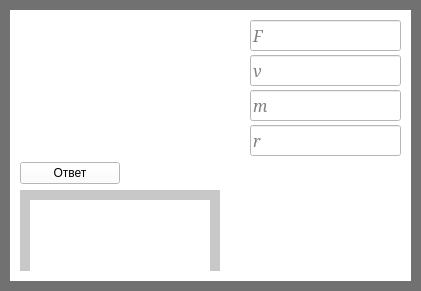
     <widget class="QWidget" name="widget_3" native="true">
      <property name="geometry">
       <rect>
        <x>40</x>
        <y>0</y>
        <width>421</width>
        <height>291</height>
       </rect>
      </property>
      <property name="styleSheet">
       <string notr="true">background-color: rgb(0, 0, 0);
background-color: rgb(113, 113, 113);</string>
      </property>
      <widget class="QWidget" name="widget_4" native="true">
       <property name="geometry">
        <rect>
         <x>10</x>
         <y>10</y>
         <width>401</width>
         <height>271</height>
        </rect>
       </property>
       <property name="styleSheet">
        <string notr="true">background-color: rgb(255, 255, 255);</string>
       </property>
       <widget class="QWidget" name="verticalLayoutWidget_19">
        <property name="geometry">
         <rect>
          <x>10</x>
          <y>0</y>
          <width>381</width>
          <height>261</height>
         </rect>
        </property>
        <layout class="QVBoxLayout" name="verticalLayout_19">
         <property name="topMargin">
          <number>10</number>
         </property>
         <item>
          <layout class="QHBoxLayout" name="horizontalLayout_9">
           <property name="spacing">
            <number>50</number>
           </property>
           <item>
            <widget class="QLabel" name="label_17">
             <property name="minimumSize">
              <size>
               <width>180</width>
               <height>0</height>
              </size>
             </property>
             <property name="styleSheet">
              <string notr="true">background-color: rgb(255, 255, 255);</string>
             </property>
             <property name="text">
              <string/>
             </property>
             <property name="pixmap">
              <pixmap>D:/Downloads/2018-12-06_22-05-38.jpg</pixmap>
             </property>
            </widget>
           </item>
           <item>
            <layout class="QVBoxLayout" name="verticalLayout_20">
             <property name="spacing">
              <number>4</number>
             </property>
             <item>
              <widget class="QLineEdit" name="lineEdit_31">
               <property name="minimumSize">
                <size>
                 <width>0</width>
                 <height>15</height>
                </size>
               </property>
               <property name="font">
                <font>
                 <family>Constantia</family>
                 <pointsize>12</pointsize>
                 <italic>true</italic>
                </font>
               </property>
               <property name="text">
                <string/>
               </property>
               <property name="placeholderText">
                <string>F</string>
               </property>
              </widget>
             </item>
             <item>
              <widget class="QLineEdit" name="lineEdit_32">
               <property name="minimumSize">
                <size>
                 <width>0</width>
                 <height>15</height>
                </size>
               </property>
               <property name="font">
                <font>
                 <family>Constantia</family>
                 <pointsize>12</pointsize>
                 <italic>true</italic>
                </font>
               </property>
               <property name="placeholderText">
                <string>v</string>
               </property>
              </widget>
             </item>
             <item>
              <widget class="QLineEdit" name="lineEdit_33">
               <property name="minimumSize">
                <size>
                 <width>0</width>
                 <height>15</height>
                </size>
               </property>
               <property name="font">
                <font>
                 <family>Constantia</family>
                 <pointsize>12</pointsize>
                 <italic>true</italic>
                </font>
               </property>
               <property name="placeholderText">
                <string>m</string>
               </property>
              </widget>
             </item>
             <item>
              <widget class="QLineEdit" name="lineEdit_34">
               <property name="minimumSize">
                <size>
                 <width>0</width>
                 <height>15</height>
                </size>
               </property>
               <property name="font">
                <font>
                 <family>Constantia</family>
                 <pointsize>12</pointsize>
                 <italic>true</italic>
                </font>
               </property>
               <property name="placeholderText">
                <string>r</string>
               </property>
              </widget>
             </item>
            </layout>
           </item>
          </layout>
         </item>
         <item>
          <widget class="QPushButton" name="pushButton_12">
           <property name="minimumSize">
            <size>
             <width>100</width>
             <height>0</height>
            </size>
           </property>
           <property name="maximumSize">
            <size>
             <width>100</width>
             <height>16777215</height>
            </size>
           </property>
           <property name="text">
            <string>Ответ</string>
           </property>
          </widget>
         </item>
         <item>
          <widget class="QWidget" name="widget_34" native="true">
           <property name="maximumSize">
            <size>
             <width>200</width>
             <height>16777215</height>
            </size>
           </property>
           <property name="styleSheet">
            <string notr="true">background-color: rgb(200, 200, 200);</string>
           </property>
           <widget class="QLabel" name="label_4">
            <property name="geometry">
             <rect>
              <x>10</x>
              <y>10</y>
              <width>180</width>
              <height>81</height>
             </rect>
            </property>
            <property name="minimumSize">
             <size>
              <width>180</width>
              <height>0</height>
             </size>
            </property>
            <property name="maximumSize">
             <size>
              <width>180</width>
              <height>16777215</height>
             </size>
            </property>
            <property name="styleSheet">
             <string notr="true">background-color: rgb(255, 255, 255);</string>
            </property>
            <property name="text">
             <string/>
            </property>
           </widget>
          </widget>
         </item>
        </layout>
       </widget>
      </widget>
     </widget>
